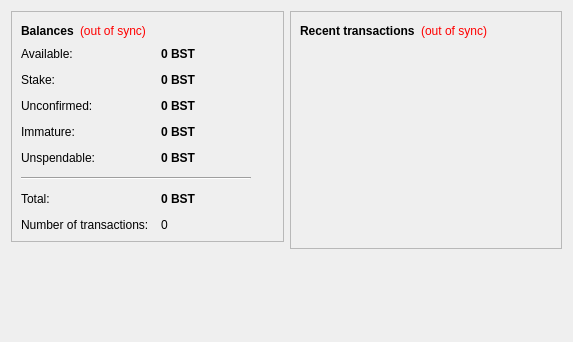
<?xml version="1.0" encoding="UTF-8"?>
<ui version="4.0">
 <class>OverviewPage</class>
 <widget class="QWidget" name="OverviewPage">
  <property name="geometry">
   <rect>
    <x>0</x>
    <y>0</y>
    <width>573</width>
    <height>342</height>
   </rect>
  </property>
  <property name="windowTitle">
   <string>Form</string>
  </property>
  <layout class="QHBoxLayout" name="horizontalLayout" stretch="1,1">
   <item>
    <layout class="QVBoxLayout" name="verticalLayout_2">
     <item>
      <widget class="QFrame" name="frame">
       <property name="frameShape">
        <enum>QFrame::StyledPanel</enum>
       </property>
       <property name="frameShadow">
        <enum>QFrame::Raised</enum>
       </property>
       <layout class="QVBoxLayout" name="verticalLayout_4">
        <item>
         <layout class="QHBoxLayout" name="horizontalLayout_4">
          <item>
           <widget class="QLabel" name="label_5">
            <property name="font">
             <font>
              <weight>75</weight>
              <bold>true</bold>
             </font>
            </property>
            <property name="text">
             <string>Balances</string>
            </property>
           </widget>
          </item>
          <item>
           <widget class="QLabel" name="labelWalletStatus">
            <property name="toolTip">
             <string>The displayed information may be out of date. Your wallet automatically synchronizes with the BitSmart network after a connection is established, but this process has not completed yet.</string>
            </property>
            <property name="styleSheet">
             <string notr="true">QLabel { color: red; }</string>
            </property>
            <property name="text">
             <string notr="true">(out of sync)</string>
            </property>
            <property name="alignment">
             <set>Qt::AlignLeading|Qt::AlignLeft|Qt::AlignVCenter</set>
            </property>
           </widget>
          </item>
          <item>
           <spacer name="horizontalSpacer_2">
            <property name="orientation">
             <enum>Qt::Horizontal</enum>
            </property>
            <property name="sizeHint" stdset="0">
             <size>
              <width>40</width>
              <height>20</height>
             </size>
            </property>
           </spacer>
          </item>
         </layout>
        </item>
        <item>
         <layout class="QFormLayout" name="formLayout_2">
          <property name="fieldGrowthPolicy">
           <enum>QFormLayout::AllNonFixedFieldsGrow</enum>
          </property>
          <property name="horizontalSpacing">
           <number>12</number>
          </property>
          <property name="verticalSpacing">
           <number>12</number>
          </property>
          <item row="0" column="0">
           <widget class="QLabel" name="labelAvailableText">
            <property name="toolTip">
             <string>Your current available balance</string>
            </property>
            <property name="text">
             <string>Available:</string>
            </property>
           </widget>
          </item>
          <item row="0" column="1">
           <widget class="QLabel" name="labelAvailable">
            <property name="font">
             <font>
              <weight>75</weight>
              <bold>true</bold>
             </font>
            </property>
            <property name="cursor">
             <cursorShape>IBeamCursor</cursorShape>
            </property>
            <property name="toolTip">
             <string>Your current available balance</string>
            </property>
            <property name="text">
             <string notr="true">0 BST</string>
            </property>
            <property name="alignment">
             <set>Qt::AlignLeading|Qt::AlignLeft|Qt::AlignVCenter</set>
            </property>
            <property name="textInteractionFlags">
             <set>Qt::LinksAccessibleByMouse|Qt::TextSelectableByKeyboard|Qt::TextSelectableByMouse</set>
            </property>
           </widget>
          </item>
          <item row="1" column="0">
           <widget class="QLabel" name="label_6">
            <property name="toolTip">
             <string>Total of coins that was staked, and do not yet count toward the current balance</string>
            </property>
            <property name="text">
             <string>Stake:</string>
            </property>
           </widget>
          </item>
          <item row="1" column="1">
           <widget class="QLabel" name="labelStake">
            <property name="font">
             <font>
              <weight>75</weight>
              <bold>true</bold>
             </font>
            </property>
            <property name="cursor">
             <cursorShape>IBeamCursor</cursorShape>
            </property>
            <property name="toolTip">
             <string>Total of coins that was staked, and do not yet count toward the current balance</string>
            </property>
            <property name="text">
             <string notr="true">0 BST</string>
            </property>
            <property name="alignment">
             <set>Qt::AlignLeading|Qt::AlignLeft|Qt::AlignVCenter</set>
            </property>
            <property name="textInteractionFlags">
             <set>Qt::LinksAccessibleByMouse|Qt::TextSelectableByKeyboard|Qt::TextSelectableByMouse</set>
            </property>
           </widget>
          </item>
          <item row="2" column="0">
           <widget class="QLabel" name="label_3">
            <property name="toolTip">
             <string>Total of transactions that have yet to be confirmed, and do not yet count toward the current balance</string>
            </property>
            <property name="text">
             <string>Unconfirmed:</string>
            </property>
           </widget>
          </item>
          <item row="2" column="1">
           <widget class="QLabel" name="labelUnconfirmed">
            <property name="font">
             <font>
              <weight>75</weight>
              <bold>true</bold>
             </font>
            </property>
            <property name="cursor">
             <cursorShape>IBeamCursor</cursorShape>
            </property>
            <property name="toolTip">
             <string>Total of transactions that have yet to be confirmed, and do not yet count toward the current balance</string>
            </property>
            <property name="text">
             <string notr="true">0 BST</string>
            </property>
            <property name="alignment">
             <set>Qt::AlignLeading|Qt::AlignLeft|Qt::AlignVCenter</set>
            </property>
            <property name="textInteractionFlags">
             <set>Qt::LinksAccessibleByMouse|Qt::TextSelectableByKeyboard|Qt::TextSelectableByMouse</set>
            </property>
           </widget>
          </item>
          <item row="3" column="0">
           <widget class="QLabel" name="labelImmatureText">
            <property name="toolTip">
             <string>Mined balance that has not yet matured</string>
            </property>
            <property name="text">
             <string>Immature:</string>
            </property>
           </widget>
          </item>
          <item row="3" column="1">
           <widget class="QLabel" name="labelImmature">
            <property name="font">
             <font>
              <weight>75</weight>
              <bold>true</bold>
             </font>
            </property>
            <property name="toolTip">
             <string>Mined balance that has not yet matured</string>
            </property>
            <property name="text">
             <string notr="true">0 BST</string>
            </property>
            <property name="alignment">
             <set>Qt::AlignLeading|Qt::AlignLeft|Qt::AlignVCenter</set>
            </property>
            <property name="textInteractionFlags">
             <set>Qt::LinksAccessibleByMouse|Qt::TextSelectableByKeyboard|Qt::TextSelectableByMouse</set>
            </property>
           </widget>
          </item>
          <item row="4" column="0">
           <widget class="QLabel" name="labelBalanceWatchOnlyText">
            <property name="toolTip">
             <string>Your unspendable balance</string>
            </property>
            <property name="text">
             <string>Unspendable:</string>
            </property>
           </widget>
          </item>
          <item row="4" column="1">
           <widget class="QLabel" name="labelBalanceWatchOnly">
            <property name="font">
             <font>
              <weight>75</weight>
              <bold>true</bold>
             </font>
            </property>
            <property name="cursor">
             <cursorShape>IBeamCursor</cursorShape>
            </property>
            <property name="toolTip">
             <string>Your unspendable balance</string>
            </property>
            <property name="text">
             <string notr="true">0 BST</string>
            </property>
            <property name="alignment">
             <set>Qt::AlignLeading|Qt::AlignLeft|Qt::AlignVCenter</set>
            </property>
            <property name="textInteractionFlags">
             <set>Qt::LinksAccessibleByMouse|Qt::TextSelectableByKeyboard|Qt::TextSelectableByMouse</set>
            </property>
           </widget>
          </item>
          <item row="5" column="0" colspan="2">
           <widget class="Line" name="line">
            <property name="maximumSize">
             <size>
              <width>230</width>
              <height>16777215</height>
             </size>
            </property>
            <property name="orientation">
             <enum>Qt::Horizontal</enum>
            </property>
           </widget>
          </item>
          <item row="6" column="0">
           <widget class="QLabel" name="labelTotalText">
            <property name="toolTip">
             <string>Your current total balance</string>
            </property>
            <property name="text">
             <string>Total:</string>
            </property>
           </widget>
          </item>
          <item row="6" column="1">
           <widget class="QLabel" name="labelTotal">
            <property name="font">
             <font>
              <weight>75</weight>
              <bold>true</bold>
             </font>
            </property>
            <property name="toolTip">
             <string>Your current total balance</string>
            </property>
            <property name="text">
             <string notr="true">0 BST</string>
            </property>
            <property name="alignment">
             <set>Qt::AlignLeading|Qt::AlignLeft|Qt::AlignVCenter</set>
            </property>
            <property name="textInteractionFlags">
             <set>Qt::LinksAccessibleByMouse|Qt::TextSelectableByKeyboard|Qt::TextSelectableByMouse</set>
            </property>
           </widget>
          </item>
          <item row="7" column="0">
           <widget class="QLabel" name="label_2">
            <property name="toolTip">
             <string>Total number of transactions in wallet</string>
            </property>
            <property name="text">
             <string>Number of transactions:</string>
            </property>
           </widget>
          </item>
          <item row="7" column="1">
           <widget class="QLabel" name="labelNumTransactions">
            <property name="toolTip">
             <string>Total number of transactions in wallet</string>
            </property>
            <property name="text">
             <string notr="true">0</string>
            </property>
           </widget>
          </item>
         </layout>
        </item>
       </layout>
      </widget>
     </item>
     <item>
      <spacer name="verticalSpacer">
       <property name="orientation">
        <enum>Qt::Vertical</enum>
       </property>
       <property name="sizeHint" stdset="0">
        <size>
         <width>20</width>
         <height>40</height>
        </size>
       </property>
      </spacer>
     </item>
    </layout>
   </item>
   <item>
    <layout class="QVBoxLayout" name="verticalLayout_3">
     <item>
      <widget class="QFrame" name="frame_2">
       <property name="frameShape">
        <enum>QFrame::StyledPanel</enum>
       </property>
       <property name="frameShadow">
        <enum>QFrame::Raised</enum>
       </property>
       <layout class="QVBoxLayout" name="verticalLayout">
        <item>
         <layout class="QHBoxLayout" name="horizontalLayout_2">
          <item>
           <widget class="QLabel" name="label_4">
            <property name="text">
             <string>&lt;b&gt;Recent transactions&lt;/b&gt;</string>
            </property>
           </widget>
          </item>
          <item>
           <widget class="QLabel" name="labelTransactionsStatus">
            <property name="toolTip">
             <string>The displayed information may be out of date. Your wallet automatically synchronizes with the BitSmart network after a connection is established, but this process has not completed yet.</string>
            </property>
            <property name="styleSheet">
             <string notr="true">QLabel { color: red; }</string>
            </property>
            <property name="text">
             <string notr="true">(out of sync)</string>
            </property>
            <property name="alignment">
             <set>Qt::AlignRight|Qt::AlignTrailing|Qt::AlignVCenter</set>
            </property>
           </widget>
          </item>
          <item>
           <spacer name="horizontalSpacer">
            <property name="orientation">
             <enum>Qt::Horizontal</enum>
            </property>
            <property name="sizeHint" stdset="0">
             <size>
              <width>40</width>
              <height>20</height>
             </size>
            </property>
           </spacer>
          </item>
         </layout>
        </item>
        <item>
         <widget class="QListView" name="listTransactions">
          <property name="styleSheet">
           <string notr="true">QListView { background: transparent; }</string>
          </property>
          <property name="frameShape">
           <enum>QFrame::NoFrame</enum>
          </property>
          <property name="verticalScrollBarPolicy">
           <enum>Qt::ScrollBarAlwaysOff</enum>
          </property>
          <property name="horizontalScrollBarPolicy">
           <enum>Qt::ScrollBarAlwaysOff</enum>
          </property>
          <property name="selectionMode">
           <enum>QAbstractItemView::NoSelection</enum>
          </property>
         </widget>
        </item>
       </layout>
      </widget>
     </item>
     <item>
      <spacer name="verticalSpacer_2">
       <property name="orientation">
        <enum>Qt::Vertical</enum>
       </property>
       <property name="sizeHint" stdset="0">
        <size>
         <width>20</width>
         <height>40</height>
        </size>
       </property>
      </spacer>
     </item>
    </layout>
   </item>
  </layout>
 </widget>
 <resources/>
 <connections/>
</ui>
